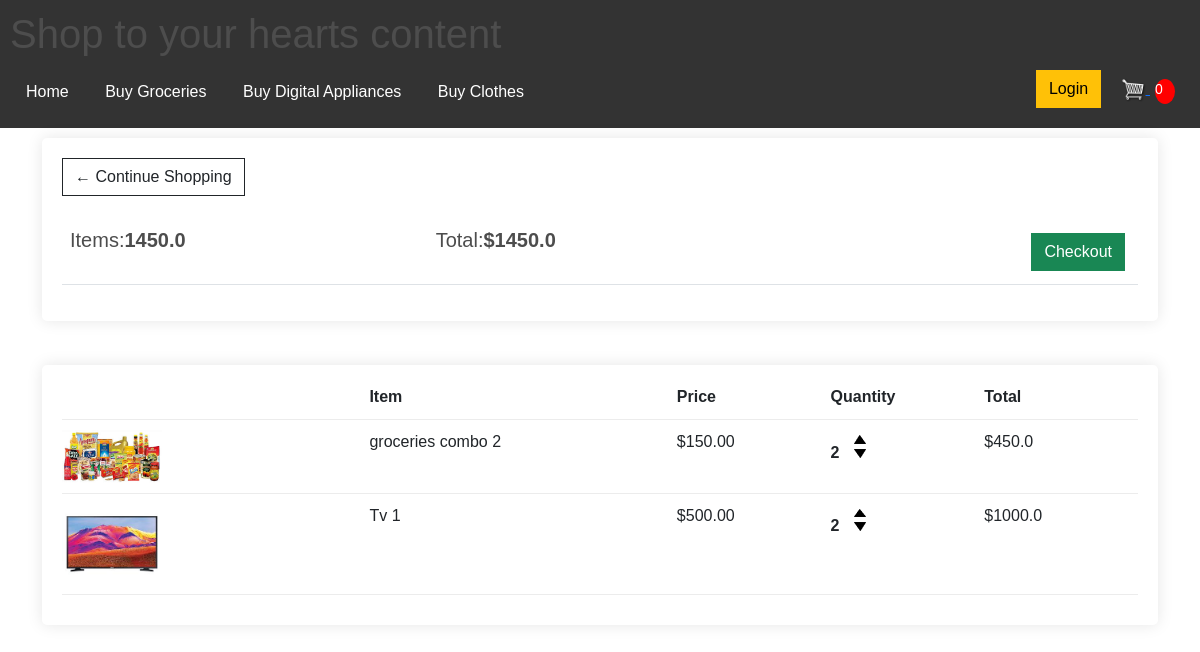
The app's page /cart/ (signed in) with its own data.
### myapp/models.py (models this page shows, shortened)
class Order(models.Model):
    customer = models.ForeignKey(Customer, on_delete=models.SET_NULL, blank=True,null=True)
    date_ordered = models.DateTimeField(auto_now_add=True)
    complete = models.BooleanField(default=False,null=True,blank=False)
    transaction_id= models.CharField(max_length=200, null=True)
    @property
    def get_cart_total(self):
        orderitems = self.orderitem_set.all()
        total = sum([i.get_total for i in orderitems])
        return total
    @property
    def get_cart_items(self):
        orderitems = self.orderitem_set.all()
        total = sum([i.get_total for i in orderitems])
        return total

class OrderItem(models.Model):
    order = models.ForeignKey(Order, on_delete=models.SET_NULL, blank=True, null=True)
    content_type = models.ForeignKey(ContentType, on_delete=models.SET_NULL, null=True)
    object_id = models.PositiveIntegerField()
    product = GenericForeignKey('content_type', 'object_id')
    quantity = models.IntegerField(default=0, null=True, blank=True)
    date_added = models.DateTimeField(auto_now_add=True)
    @property
    def get_total(self):
        total = self.product.price * self.quantity
        return total

class Groceries(models.Model):
    name = models.CharField(max_length=100)
    price = models.FloatField()
    description = models.TextField()
    image = models.ImageField(null=True, blank=True)

class DigitalAppliances(models.Model):
    name = models.CharField(max_length=100)
    price = models.FloatField()
    description = models.TextField()
    image = models.ImageField(null=True, blank= True)

### myapp/views.py (the view)
# urls.py: path('cart/', views.cart, name="cart"),
def cart(request):
    if request.user.is_authenticated:
        customer = request.user.customer
        order, created = Order.objects.get_or_create(customer= customer, complete  = False)
        items = order.orderitem_set.all()
    else:
        items = []
    return render(request, 'cart.html',{'items':items, 'order': order})

### myapp/templates/cart.html (shortened to what this page needs)
{% extends 'index.html' %}
{% load static %}
{% block content %}
    <div class="container">
        <div class="row">
            <div class="col-lg-12">
                <div class="box-element">
                    <a class="btn btn-outline-dark" href="{% url 'index' %}">&#x2190; Continue Shopping</a>
                    <br>
                    <br>
                    <table class="table">
                        <tr>
                            <th><h5>Items:<strong>{{order.get_cart_items}}</strong></h5></th>
                            <th><h5>Total:<strong>${{order.get_cart_total}}</strong></h5></th>
                            <th>
                                <a style="float: right; margin:5px" class="btn btn-success" href="{% url 'checkout' %}">Checkout</a>
                            </th>
                        </tr>
                    </table>
                </div>
                <br>
                <div class="box-element">
                    <div class="cart-row">
                        <div style="flex:2"></div>
                        <div style="flex:2"><strong>Item</strong></div>
                        <div style="flex:1"><strong>Price</strong></div>
                        <div style="flex:1"><strong>Quantity</strong></div>
                        <div style="flex:1"><strong>Total</strong></div>
                    </div>
                    {% for item in items %}
                    <div class="cart-row">
                        <div style="flex:2"><img class="row-image" src="{{item.product.image.url}}"></div>
                        <div style="flex:2">{{item.product.name}}</div>
                        <div style="flex:1">${{item.product.price | floatformat:2}}</div>
                        <div style="flex:1">
                            <p class="quantity">2</p>
                            <div class="quantity">
                                <img class="chg-quantity" src="{% static 'images/arrow-up.png' %}">
                                <img class="chg-quantity" src="{% static 'images/arrow-down.png' %}">
                            </div>
                        </div>
                        <div style="flex:1">${{item.get_total}}</div>
                    </div>
                    {% endfor %}
                </div>
            </div>
        </div>
    </div>
{% endblock content %}

### static/css/main.css (style rules this page uses)
body { font-family: Arial, sans-serif; }
h1,h2,h3,h4,h5,h6 { color:hsl(0, 0%, 30%); }
.box-element { box-shadow: 0 0 16px rgba(0, 0, 0, 0.1); background-color: #fff; border-radius: 5px; padding: 20px; margin-bottom: 20px; }
.cart-row { display: flex; align-items: flex-stretch; padding-bottom: 10px; margin-bottom: 10px; border-bottom: 1px solid #ececec; }
.chg-quantity { width: 12px; cursor: pointer; display: block; margin-top: 5px; transition:.1s; }
.quantity { display: inline-block; font-weight: 700; padding-right:10px; }
.col-lg-4, .col-lg-6, .col-lg-8, .col-lg-12 { margin-top: 10px; }
.row-image { width: 100px; }
.btn { border-radius: 0; }

### records on screen
Order: get_cart_items "1450.0", get_cart_total "1450.0"
OrderItem: product.image (picture), product.name "groceries combo 2", product.price "150.00", get_total "450.0"
OrderItem: product.image (picture), product.name "Tv 1", product.price "500.00", get_total "1000.0"
